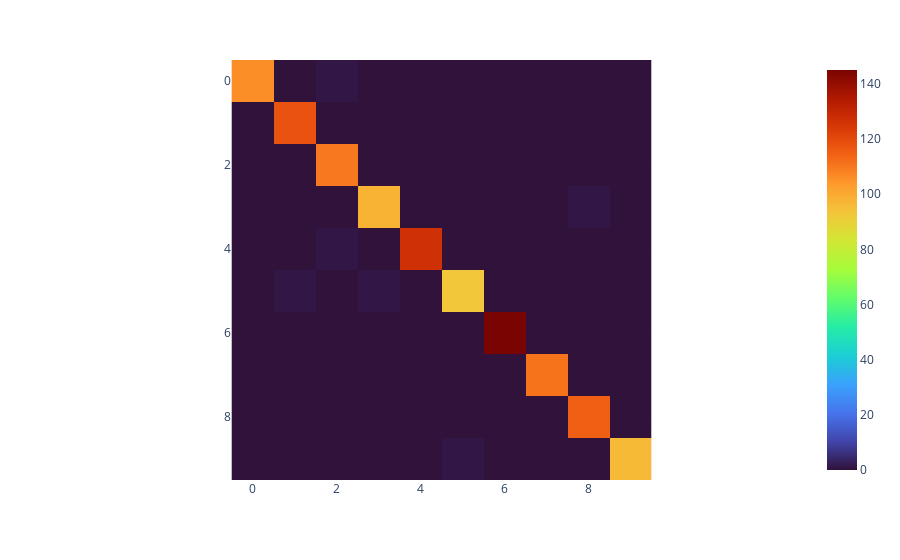

The cell this chart's notebook holds for it:
### Markdown cell above
# Metrics

### Code cell
acc = accuracy_score(y_true=test_targets, y_pred=predictions)
accuracy = round(acc*100, 2)

print(f"The accuracy is {accuracy}%")

f1 = f1_score(y_true=test_targets, y_pred=predictions, average="macro")
f1 = round(f1*100, 2)

print(f"The F1-Score is {f1}%")

print(classification_report(y_true=test_targets, y_pred=predictions, digits=4))

conf_matrix = confusion_matrix(y_true=test_targets, y_pred=predictions)
px.imshow(conf_matrix, color_continuous_scale="turbo")

### Figure 1 — Plotly figure (JSON) as saved in the notebook; plotly's stock layout.template omitted (floating-point values rounded to 4 significant figures)
{"data": [{"coloraxis": "coloraxis", "hovertemplate": "x: %{x}<br>y: %{y}<br>color: %{z}<extra></extra>", "name": "0", "type": "heatmap", "xaxis": "x", "yaxis": "y", "z": [[106, 0, 1, 0, 0, 0, 0, 0, 0, 0], [0, 118, 0, 0, 0, 0, 0, 0, 0, 0], [0, 0, 110, 0, 0, 0, 0, 0, 0, 0], [0, 0, 0, 98, 0, 0, 0, 0, 1, 0], [0, 0, 1, 0, 127, 0, 0, 0, 0, 0], [0, 1, 0, 1, 0, 93, 0, 0, 0, 0], [0, 0, 0, 0, 0, 0, 145, 0, 0, 0], [0, 0, 0, 0, 0, 0, 0, 111, 0, 0], [0, 0, 0, 0, 0, 0, 0, 0, 115, 0], [0, 0, 0, 0, 0, 1, 0, 0, 0, 96]]}], "layout": {"coloraxis": {"colorscale": [[0, "#30123b"], [0.07143, "#4145ab"], [0.1429, "#4675ed"], [0.2143, "#39a2fc"], [0.2857, "#1bcfd4"], [0.3571, "#24eca6"], [0.4286, "#61fc6c"], [0.5, "#a4fc3b"], [0.5714, "#d1e834"], [0.6429, "#f3c63a"], [0.7143, "#fe9b2d"], [0.7857, "#f36315"], [0.8571, "#d93806"], [0.9286, "#b11901"], [1, "#7a0402"]]}, "margin": {"t": 60}, "xaxis": {"anchor": "y", "constrain": "domain", "domain": [0, 1], "scaleanchor": "y"}, "yaxis": {"anchor": "x", "autorange": "reversed", "constrain": "domain", "domain": [0, 1]}}}
